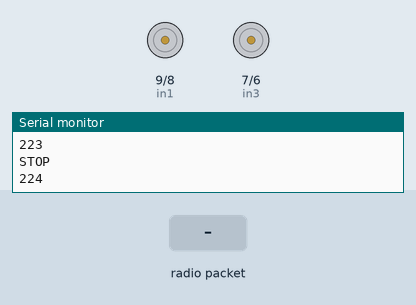
The sketch below on a simulated Arduino Uno, built with avr-gcc and run on an emulated ATmega328P. Shown: motor-driver pin pairs drawn as motors (green arrow = first pin HIGH = forward, orange = second pin HIGH = backward, longer = more drive, scaled by the enable pin), the last lines printed to the serial monitor. The test bench sets the inputs (shaded band). No radio packets arrive unless stated.

Above: at 1.2 s.
1.3 s: radio packet "0" arrives
At 2.0 s:
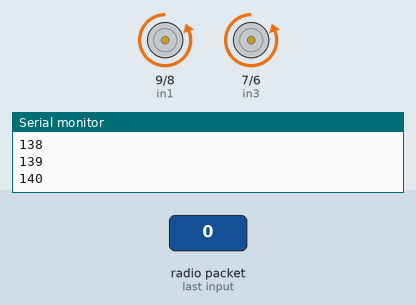
3.7 s: radio packet "1" arrives
At 4.4 s:
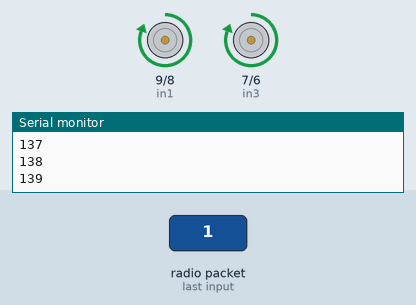
6.1 s: radio packet "3" arrives
At 6.8 s:
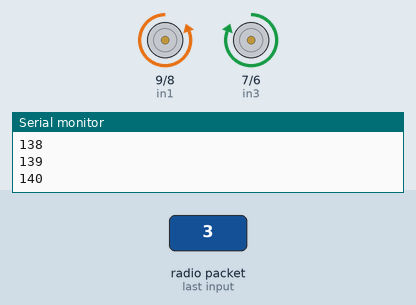
8.5 s: radio packet "2" arrives
At 9.2 s:
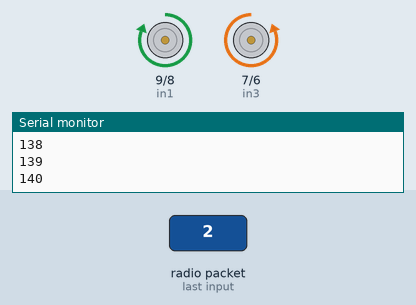
Timing chart, 0 to 11.5 s (numbered marks = the images above; inputs shaded):
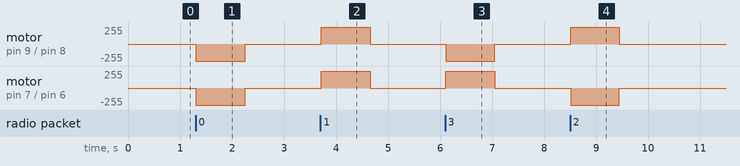

The sketch:

CAR.ino
```cpp
/*  ME106 Term Project
*  SJSU - Spring 2017
*  Hand Gesture Controlled Robotic Car*/

//CAR-MODULE
//Code to control DC-Motors and RF Receiver

//DAC/ADC Library used for RF Transmission
#include <RH_ASK.h>   // (Uses pin 11 to read data)
#include <SPI.h>      //Not actually used but needed to compile (RH_ASK.h Library specified)

RH_ASK driver;

//DC-motor driver control pins:
int in1=9;
int in2=8;
int in3=7;
int in4=6;
int ENA=5;
int ENB=3;
int ABS = 130;

//TX Control counter
int count = 0;

//Car-movement control functions:
void _mForward()
{
digitalWrite(ENA,ABS);
digitalWrite(ENB,ABS);
digitalWrite(in1,LOW);
digitalWrite(in2,HIGH);
digitalWrite(in3,LOW);
digitalWrite(in4,HIGH);
Serial.println("forward");
}
void _mBack()
{
digitalWrite(ENA,ABS);
digitalWrite(ENB,ABS);
digitalWrite(in1,HIGH);
digitalWrite(in2,LOW);
digitalWrite(in3,HIGH);
digitalWrite(in4,LOW);
Serial.println("back");
}
void _mleft()
{
digitalWrite(ENA,ABS);
digitalWrite(ENB,ABS);
digitalWrite(in1,LOW);
digitalWrite(in2,HIGH);
digitalWrite(in3,HIGH);
digitalWrite(in4,LOW);
Serial.println("left");
}
void _mright()
{
digitalWrite(ENA,ABS);
digitalWrite(ENB,ABS);
digitalWrite(in1,HIGH);
digitalWrite(in2,LOW);
digitalWrite(in3,LOW);
digitalWrite(in4,HIGH);
//Serial.println("right");
}
void _mStop()
{
digitalWrite(ENA,LOW);
digitalWrite(ENB,LOW);
Serial.println("STOP");
}

//Initial setup I/O + Serial Comm + RF Comm
void setup()
{
  pinMode(in1,OUTPUT);
  pinMode(in2,OUTPUT);
  pinMode(in3,OUTPUT);
  pinMode(in4,OUTPUT);
  pinMode(ENA,OUTPUT);
  pinMode(ENB,OUTPUT);

  //Serial Comm use to debug
  Serial.begin(9600);

  _mStop();

  //RF module initialize:
  if (!driver.init()) Serial.println("init failed");
}

//Continuous signal reading/processing:
void loop()
{
  //RH_ASK.h library ADC processing:
  uint8_t buf[RH_ASK_MAX_MESSAGE_LEN];
  uint8_t buflen = sizeof(buf);

  //if RF signal recieved:
  if (driver.recv(buf, &buflen)) // Non-blocking
  {
    count = 0;
    Serial.println(buf[0]); //debugging
    if(buf[0]=='0')
    {
      _mForward();
    }
    else if(buf[0]=='1')
    {
      _mBack();
    }
    else if(buf[0]=='2')
    {
      _mright();
    }
    else if(buf[0]=='3')
    {
      _mleft();
    }
    else if(buf[0]=='4')
    {
      _mStop();
    }
    else
    {
      _mStop();
    }
  }
  else
  {
    count++;
  }

  Serial.println(count);
  if (count > 200 ) //Transmission lost
  {
    _mStop();
  }
}
```

Measured:
- after the input at 1.3 s, motor on pin 9 (in1) / pin 8 (in2), motor on pin 7 (in3) / pin 6 (in4): stopped → backward 255/255 at once, → stopped 0.95 s later
- after the input at 3.7 s, motor on pin 9 (in1) / pin 8 (in2), motor on pin 7 (in3) / pin 6 (in4): stopped → forward 255/255 at once, → stopped 0.94 s later
- after the input at 6.1 s, motor on pin 9 (in1) / pin 8 (in2): stopped → backward 255/255 at once, → stopped 0.94 s later; motor on pin 7 (in3) / pin 6 (in4): stopped → forward 255/255 at once, → stopped 0.94 s later
- after the input at 8.5 s, motor on pin 9 (in1) / pin 8 (in2): stopped → forward 255/255 at once, → stopped 0.94 s later; motor on pin 7 (in3) / pin 6 (in4): stopped → backward 255/255 at once, → stopped 0.94 s later
